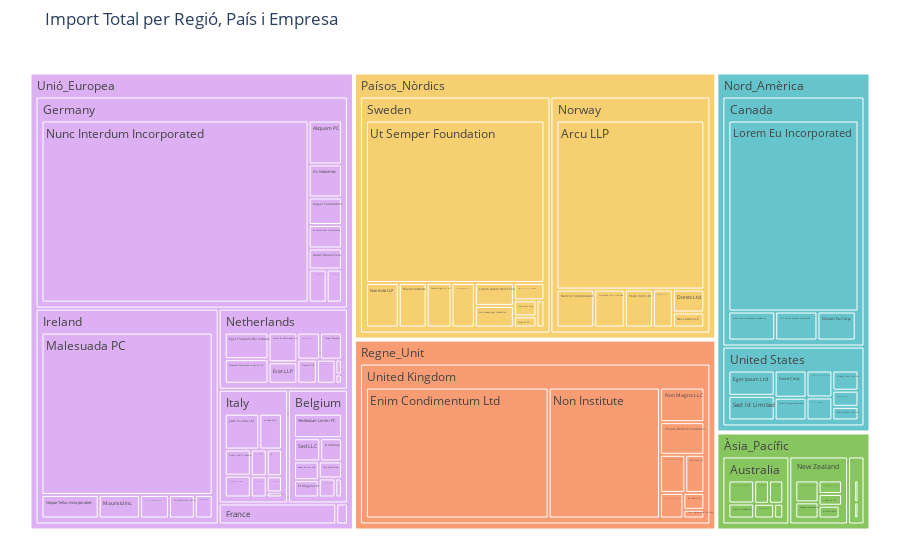

Notebook code for this chart:
### Markdown cell above
Visualització de la imatge

### Code cell
# 6. Crear el treemap amb 3 nivells
fig = px.treemap(
    treemap_data,
    path=["region", "country", "company_name"],  # Jerarquia: Regió -> País -> Empresa
    values="amount",             
    color="region",              
    title="Import Total per Regió, País i Empresa",
    hover_data={"amount": ":.2f€"},
    color_discrete_sequence=px.colors.qualitative.Pastel,
    branchvalues="total"  # Mostra la proporció correcta empresa/país
)

# Millores visuals
fig.update_layout(
    margin=dict(t=50, l=25, r=25, b=25),
    hoverlabel=dict(bgcolor="white", font_size=12)  # Format hover
)

fig.show()

### Figure 1 — Plotly figure (JSON) as saved in the notebook; plotly's stock layout.template omitted (floating-point values rounded to 4 significant figures; data arrays with more than 128 entries replaced by an {"elided": "..."} marker saying what was removed)
{"data": [{"branchvalues": "total", "customdata": {"elided": "120x2 mixed values"}, "domain": {"x": [0, 1], "y": [0, 1]}, "hovertemplate": "labels=%{label}<br>amount=%{customdata[0]:.2f€}<br>parent=%{parent}<br>id=%{id}<br>region=%{customdata[1]}<extra></extra>", "ids": ["Nord_Amèrica/Canada/Amet Luctus Vulputate Foundation", "Nord_Amèrica/Canada", "Nord_Amèrica/United States", "Nord_Amèrica", "Nord_Amèrica/United States/Urna Convallis Associates", "Nord_Amèrica/United States/Sed Id Limited", "Nord_Amèrica/United States/Nascetur Ridiculus Mus Inc.", "Nord_Amèrica/United States/Lacus Quisque Associates", "Nord_Amèrica/United States/Tortor Nunc Commodo Company", "Nord_Amèrica/United States/Eget Ipsum Ltd", "Nord_Amèrica/United States/Auctor Mauris Vel LLP", "Nord_Amèrica/United States/Aliquet Diam Limited", "Nord_Amèrica/Canada/Sed Est Corp.", "Nord_Amèrica/Canada/Lorem Eu Incorporated", "Nord_Amèrica/Canada/Elit Etiam Laoreet Associates", "Nord_Amèrica/Canada/Dictum Eu Corp.", "Nord_Amèrica/United States/Fusce Corp.", "Paísos_Nòrdics/Sweden/Non Justo Corp.", "Paísos_Nòrdics/Sweden", "Paísos_Nòrdics/Norway", "Paísos_Nòrdics/Sweden/Ut Semper Foundation", "Paísos_Nòrdics/Sweden/Tristique Neque Venenatis Institute", "Paísos_Nòrdics/Sweden/Nunc Ac PC", "Paísos_Nòrdics/Sweden/Nulla Integer Vulputate Corp.", "Paísos_Nòrdics/Sweden/Non Ante LLP", "Paísos_Nòrdics/Norway/Pede Cum Ltd", "Paísos_Nòrdics/Sweden/Mauris Institute", "Paísos_Nòrdics/Sweden/Lorem Ipsum Dolor Corp.", "Paísos_Nòrdics/Sweden/Gravida Sagittis LLP", "Paísos_Nòrdics/Sweden/Fringilla Porttitor Incorporated", "Paísos_Nòrdics/Norway/Tincidunt Orci Limited", "Paísos_Nòrdics", "Paísos_Nòrdics/Norway/Nunc Sit Incorporated", "Paísos_Nòrdics/Norway/Nec Luctus LLC", "Paísos_Nòrdics/Norway/Mauris Incorporated", "Paísos_Nòrdics/Norway/Donec Ltd", "Paísos_Nòrdics/Norway/Arcu LLP", "Paísos_Nòrdics/Sweden/Mus Aenean Eget Foundation", "Regne_Unit/United Kingdom", "Regne_Unit", "Regne_Unit/United Kingdom/Interdum Feugiat Sed Associates", "Regne_Unit/United Kingdom/Sed Nunc Ltd", "Regne_Unit/United Kingdom/Viverra Donec Foundation", "Regne_Unit/United Kingdom/Amet Faucibus Ut Foundation", "Regne_Unit/United Kingdom/Enim Condimentum Ltd", "Regne_Unit/United Kingdom/Non Institute", "Regne_Unit/United Kingdom/Ac Libero Inc.", "Regne_Unit/United Kingdom/Non Magna LLC", "Regne_Unit/United Kingdom/Orci Adipiscing Limited", "Unió_Europea/Ireland", "Unió_Europea/Italy/Nunc In Foundation", "Unió_Europea/Italy/Quam A Felis Industries", "Unió_Europea/Netherlands/Aliquet Sem Limited", "Unió_Europea/Netherlands/Aliquet Vel Vulputate Incorporated", "Unió_Europea/Netherlands/Cras Vehicula Aliquet Industries", "Unió_Europea/Netherlands/Eget Tincidunt Dui Institute", "Unió_Europea/Netherlands/Erat LLP", "Unió_Europea/Netherlands/Maecenas Malesuada Fringilla Inc.", "Unió_Europea/Netherlands/Netus Et Malesuada Ltd", "Unió_Europea/Netherlands/Tempor Diam Institute", "Unió_Europea/Italy", "Unió_Europea/Netherlands/Turpis Company", "Unió_Europea/Spain/Amet Lorem LLP", "Unió_Europea/Spain", "Unió_Europea/Italy/Justo Eu Arcu Ltd", "Unió_Europea/Netherlands", "Unió_Europea/Belgium", "Unió_Europea/France", "Unió_Europea/Germany", "Unió_Europea/Netherlands/Placerat LLP", "Unió_Europea/Italy/Integer Mollis Corp.", "Unió_Europea/Germany/Rutrum Non Inc.", "Unió_Europea/Italy/Dui Cras Associates", "Unió_Europea/Germany/Ac Industries", "Unió_Europea/Germany/Aliquam PC", "Unió_Europea/Germany/Auctor Mauris Corp.", "Unió_Europea/France/Donec Fringilla PC", "Unió_Europea/France/Dolor Vitae Limited", "Unió_Europea/Belgium/Vestibulum Lorem PC", "Unió_Europea/Belgium/Sed LLC", "Unió_Europea/Italy/Egestas Nunc Sed Limited", "Unió_Europea/Belgium/Pede Ultrices Ltd", "Unió_Europea/Belgium/Euismod Mauris Institute", "Unió_Europea/Belgium/Et Magnis Ltd", "Unió_Europea/Germany/Ac Fermentum Incorporated", "Unió_Europea/Belgium/Aliquam Iaculis Lacus Corp.", "Unió_Europea/Belgium/Cras Consulting", "Unió_Europea/Germany/Augue Foundation", "Unió_Europea/Italy/At Pede Corp.", "Unió_Europea/Italy/Amet Nulla Donec Corporation", "Unió_Europea/Italy/Aliquam Erat Volutpat LLP", "Unió_Europea/Ireland/Tincidunt Associates", "Unió_Europea/Ireland/Neque Tellus Incorporated", "Unió_Europea/Ireland/Neque Tellus Imperdiet Corp.", "Unió_Europea/Ireland/Mauris Id Inc.", "Unió_Europea/Ireland/Malesuada PC", "Unió_Europea/Ireland/Dis Parturient Institute", "Unió_Europea", "Unió_Europea/Germany/Nunc Interdum Incorporated", "Unió_Europea/Germany/Convallis In Incorporated", "Unió_Europea/Belgium/A Institute", "Unió_Europea/France/Etiam Bibendum Fermentum Industries", "Àsia_Pacífic/Australia", "Àsia_Pacífic/China", "Àsia_Pacífic/New Zealand", "Àsia_Pacífic/New Zealand/At Associates", "Àsia_Pacífic/New Zealand/Magna Incorporated", "Àsia_Pacífic/New Zealand/Fringilla LLC", "Àsia_Pacífic/New Zealand/Dui Quis Institute", "Àsia_Pacífic/New Zealand/Ante Iaculis Nec Foundation", "Àsia_Pacífic/China/Quisque Libero LLC", "Àsia_Pacífic/China/Nibh Phasellus Corporation", "Àsia_Pacífic/Australia/Risus Associates", "Àsia_Pacífic/Australia/Pretium Neque Corp.", "Àsia_Pacífic/Australia/Metus Vitae Associates", "Àsia_Pacífic/Australia/Mattis Foundation", "Àsia_Pacífic/Australia/Magna A Neque Industries", "Àsia_Pacífic/Australia/Amet Institute", "Àsia_Pacífic/New Zealand/Sapien Nunc Pulvinar LLP", "Àsia_Pacífic"], "labels": ["Amet Luctus Vulputate Foundation", "Canada", "United States", "Nord_Amèrica", "Urna Convallis Associates", "Sed Id Limited", "Nascetur Ridiculus Mus Inc.", "Lacus Quisque Associates", "Tortor Nunc Commodo Company", "Eget Ipsum Ltd", "Auctor Mauris Vel LLP", "Aliquet Diam Limited", "Sed Est Corp.", "Lorem Eu Incorporated", "Elit Etiam Laoreet Associates", "Dictum Eu Corp.", "Fusce Corp.", "Non Justo Corp.", "Sweden", "Norway", "Ut Semper Foundation", "Tristique Neque Venenatis Institute", "Nunc Ac PC", "Nulla Integer Vulputate Corp.", "Non Ante LLP", "Pede Cum Ltd", "Mauris Institute", "Lorem Ipsum Dolor Corp.", "Gravida Sagittis LLP", "Fringilla Porttitor Incorporated", "Tincidunt Orci Limited", "Paísos_Nòrdics", "Nunc Sit Incorporated", "Nec Luctus LLC", "Mauris Incorporated", "Donec Ltd", "Arcu LLP", "Mus Aenean Eget Foundation", "United Kingdom", "Regne_Unit", "Interdum Feugiat Sed Associates", "Sed Nunc Ltd", "Viverra Donec Foundation", "Amet Faucibus Ut Foundation", "Enim Condimentum Ltd", "Non Institute", "Ac Libero Inc.", "Non Magna LLC", "Orci Adipiscing Limited", "Ireland", "Nunc In Foundation", "Quam A Felis Industries", "Aliquet Sem Limited", "Aliquet Vel Vulputate Incorporated", "Cras Vehicula Aliquet Industries", "Eget Tincidunt Dui Institute", "Erat LLP", "Maecenas Malesuada Fringilla Inc.", "Netus Et Malesuada Ltd", "Tempor Diam Institute", "Italy", "Turpis Company", "Amet Lorem LLP", "Spain", "Justo Eu Arcu Ltd", "Netherlands", "Belgium", "France", "Germany", "Placerat LLP", "Integer Mollis Corp.", "Rutrum Non Inc.", "Dui Cras Associates", "Ac Industries", "Aliquam PC", "Auctor Mauris Corp.", "Donec Fringilla PC", "Dolor Vitae Limited", "Vestibulum Lorem PC", "Sed LLC", "Egestas Nunc Sed Limited", "Pede Ultrices Ltd", "Euismod Mauris Institute", "Et Magnis Ltd", "Ac Fermentum Incorporated", "Aliquam Iaculis Lacus Corp.", "Cras Consulting", "Augue Foundation", "At Pede Corp.", "Amet Nulla Donec Corporation", "Aliquam Erat Volutpat LLP", "Tincidunt Associates", "Neque Tellus Incorporated", "Neque Tellus Imperdiet Corp.", "Mauris Id Inc.", "Malesuada PC", "Dis Parturient Institute", "Unió_Europea", "Nunc Interdum Incorporated", "Convallis In Incorporated", "A Institute", "Etiam Bibendum Fermentum Industries", "Australia", "China", "New Zealand", "At Associates", "Magna Incorporated", "Fringilla LLC", "Dui Quis Institute", "Ante Iaculis Nec Foundation", "Quisque Libero LLC", "Nibh Phasellus Corporation", "Risus Associates", "Pretium Neque Corp.", "Metus Vitae Associates", "Mattis Foundation", "Magna A Neque Industries", "Amet Institute", "Sapien Nunc Pulvinar LLP", "Àsia_Pacífic"], "marker": {"colors": ["rgb(102, 197, 204)", "rgb(102, 197, 204)", "rgb(102, 197, 204)", "rgb(102, 197, 204)", "rgb(102, 197, 204)", "rgb(102, 197, 204)", "rgb(102, 197, 204)", "rgb(102, 197, 204)", "rgb(102, 197, 204)", "rgb(102, 197, 204)", "rgb(102, 197, 204)", "rgb(102, 197, 204)", "rgb(102, 197, 204)", "rgb(102, 197, 204)", "rgb(102, 197, 204)", "rgb(102, 197, 204)", "rgb(102, 197, 204)", "rgb(246, 207, 113)", "rgb(246, 207, 113)", "rgb(246, 207, 113)", "rgb(246, 207, 113)", "rgb(246, 207, 113)", "rgb(246, 207, 113)", "rgb(246, 207, 113)", "rgb(246, 207, 113)", "rgb(246, 207, 113)", "rgb(246, 207, 113)", "rgb(246, 207, 113)", "rgb(246, 207, 113)", "rgb(246, 207, 113)", "rgb(246, 207, 113)", "rgb(246, 207, 113)", "rgb(246, 207, 113)", "rgb(246, 207, 113)", "rgb(246, 207, 113)", "rgb(246, 207, 113)", "rgb(246, 207, 113)", "rgb(246, 207, 113)", "rgb(248, 156, 116)", "rgb(248, 156, 116)", "rgb(248, 156, 116)", "rgb(248, 156, 116)", "rgb(248, 156, 116)", "rgb(248, 156, 116)", "rgb(248, 156, 116)", "rgb(248, 156, 116)", "rgb(248, 156, 116)", "rgb(248, 156, 116)", "rgb(248, 156, 116)", "rgb(220, 176, 242)", "rgb(220, 176, 242)", "rgb(220, 176, 242)", "rgb(220, 176, 242)", "rgb(220, 176, 242)", "rgb(220, 176, 242)", "rgb(220, 176, 242)", "rgb(220, 176, 242)", "rgb(220, 176, 242)", "rgb(220, 176, 242)", "rgb(220, 176, 242)", "rgb(220, 176, 242)", "rgb(220, 176, 242)", "rgb(220, 176, 242)", "rgb(220, 176, 242)", "rgb(220, 176, 242)", "rgb(220, 176, 242)", "rgb(220, 176, 242)", "rgb(220, 176, 242)", "rgb(220, 176, 242)", "rgb(220, 176, 242)", "rgb(220, 176, 242)", "rgb(220, 176, 242)", "rgb(220, 176, 242)", "rgb(220, 176, 242)", "rgb(220, 176, 242)", "rgb(220, 176, 242)", "rgb(220, 176, 242)", "rgb(220, 176, 242)", "rgb(220, 176, 242)", "rgb(220, 176, 242)", "rgb(220, 176, 242)", "rgb(220, 176, 242)", "rgb(220, 176, 242)", "rgb(220, 176, 242)", "rgb(220, 176, 242)", "rgb(220, 176, 242)", "rgb(220, 176, 242)", "rgb(220, 176, 242)", "rgb(220, 176, 242)", "rgb(220, 176, 242)", "rgb(220, 176, 242)", "rgb(220, 176, 242)", "rgb(220, 176, 242)", "rgb(220, 176, 242)", "rgb(220, 176, 242)", "rgb(220, 176, 242)", "rgb(220, 176, 242)", "rgb(220, 176, 242)", "rgb(220, 176, 242)", "rgb(220, 176, 242)", "rgb(220, 176, 242)", "rgb(220, 176, 242)", "rgb(135, 197, 95)", "rgb(135, 197, 95)", "rgb(135, 197, 95)", "rgb(135, 197, 95)", "rgb(135, 197, 95)", "rgb(135, 197, 95)", "rgb(135, 197, 95)", "rgb(135, 197, 95)", "rgb(135, 197, 95)", "rgb(135, 197, 95)", "rgb(135, 197, 95)", "rgb(135, 197, 95)", "rgb(135, 197, 95)", "rgb(135, 197, 95)", "rgb(135, 197, 95)", "rgb(135, 197, 95)", "rgb(135, 197, 95)", "rgb(135, 197, 95)"]}, "name": "", "parents": ["Nord_Amèrica/Canada", "Nord_Amèrica", "Nord_Amèrica", "", "Nord_Amèrica/United States", "Nord_Amèrica/United States", "Nord_Amèrica/United States", "Nord_Amèrica/United States", "Nord_Amèrica/United States", "Nord_Amèrica/United States", "Nord_Amèrica/United States", "Nord_Amèrica/United States", "Nord_Amèrica/Canada", "Nord_Amèrica/Canada", "Nord_Amèrica/Canada", "Nord_Amèrica/Canada", "Nord_Amèrica/United States", "Paísos_Nòrdics/Sweden", "Paísos_Nòrdics", "Paísos_Nòrdics", "Paísos_Nòrdics/Sweden", "Paísos_Nòrdics/Sweden", "Paísos_Nòrdics/Sweden", "Paísos_Nòrdics/Sweden", "Paísos_Nòrdics/Sweden", "Paísos_Nòrdics/Norway", "Paísos_Nòrdics/Sweden", "Paísos_Nòrdics/Sweden", "Paísos_Nòrdics/Sweden", "Paísos_Nòrdics/Sweden", "Paísos_Nòrdics/Norway", "", "Paísos_Nòrdics/Norway", "Paísos_Nòrdics/Norway", "Paísos_Nòrdics/Norway", "Paísos_Nòrdics/Norway", "Paísos_Nòrdics/Norway", "Paísos_Nòrdics/Sweden", "Regne_Unit", "", "Regne_Unit/United Kingdom", "Regne_Unit/United Kingdom", "Regne_Unit/United Kingdom", "Regne_Unit/United Kingdom", "Regne_Unit/United Kingdom", "Regne_Unit/United Kingdom", "Regne_Unit/United Kingdom", "Regne_Unit/United Kingdom", "Regne_Unit/United Kingdom", "Unió_Europea", "Unió_Europea/Italy", "Unió_Europea/Italy", "Unió_Europea/Netherlands", "Unió_Europea/Netherlands", "Unió_Europea/Netherlands", "Unió_Europea/Netherlands", "Unió_Europea/Netherlands", "Unió_Europea/Netherlands", "Unió_Europea/Netherlands", "Unió_Europea/Netherlands", "Unió_Europea", "Unió_Europea/Netherlands", "Unió_Europea/Spain", "Unió_Europea", "Unió_Europea/Italy", "Unió_Europea", "Unió_Europea", "Unió_Europea", "Unió_Europea", "Unió_Europea/Netherlands", "Unió_Europea/Italy", "Unió_Europea/Germany", "Unió_Europea/Italy", "Unió_Europea/Germany", "Unió_Europea/Germany", "Unió_Europea/Germany", "Unió_Europea/France", "Unió_Europea/France", "Unió_Europea/Belgium", "Unió_Europea/Belgium", "Unió_Europea/Italy", "Unió_Europea/Belgium", "Unió_Europea/Belgium", "Unió_Europea/Belgium", "Unió_Europea/Germany", "Unió_Europea/Belgium", "Unió_Europea/Belgium", "Unió_Europea/Germany", "Unió_Europea/Italy", "Unió_Europea/Italy", "Unió_Europea/Italy", "Unió_Europea/Ireland", "Unió_Europea/Ireland", "Unió_Europea/Ireland", "Unió_Europea/Ireland", "Unió_Europea/Ireland", "Unió_Europea/Ireland", "", "Unió_Europea/Germany", "Unió_Europea/Germany", "Unió_Europea/Belgium", "Unió_Europea/France", "Àsia_Pacífic", "Àsia_Pacífic", "Àsia_Pacífic", "Àsia_Pacífic/New Zealand", "Àsia_Pacífic/New Zealand", "Àsia_Pacífic/New Zealand", "Àsia_Pacífic/New Zealand", "Àsia_Pacífic/New Zealand", "Àsia_Pacífic/China", "Àsia_Pacífic/China", "Àsia_Pacífic/Australia", "Àsia_Pacífic/Australia", "Àsia_Pacífic/Australia", "Àsia_Pacífic/Australia", "Àsia_Pacífic/Australia", "Àsia_Pacífic/Australia", "Àsia_Pacífic/New Zealand", ""], "type": "treemap", "values": [780.6, 16450.0, 5256.0, 21700.0, 482.3, 922.4, 341.6, 586.1, 563.9, 946.2, 287.6, 425.6, 46.25, 14280.0, 703.7, 637.3, 700.2, 201.4, 20590.0, 17290.0, 16150.0, 296.3, 141.1, 120.8, 815.6, 603.1, 693.8, 498.9, 618.9, 579.9, 653.7, 37880.0, 810.7, 268.3, 427.4, 407.4, 14120.0, 471.7, 27070.0, 27070.0, 586.9, 443.8, 884.6, 365.2, 14620.0, 8911.0, 217.1, 936.7, 111.6, 17190.0, 240.9, 485.9, 466.1, 73.1, 339.9, 885.0, 469.7, 817.2, 650.7, 45.36, 3427.0, 450.1, 106.8, 106.8, 887.3, 4554.0, 2966.0, 1075.0, 28820.0, 357.1, 304.5, 266.9, 176.1, 579.3, 770.5, 368.6, 463.2, 257.1, 868.1, 450.0, 406.1, 342.2, 233.4, 316.7, 412.9, 92.18, 291.3, 481.6, 580.7, 290.3, 55.33, 227.6, 728.0, 367.8, 527.2, 15010.0, 328.6, 58140.0, 25620.0, 313.5, 371.9, 354.9, 2785.0, 682.7, 2445.0, 368.8, 516.2, 382.1, 43.22, 435.3, 393.6, 289.0, 446.7, 179.9, 390.6, 515.3, 792.6, 459.6, 699.3, 5912.0]}], "layout": {"hoverlabel": {"bgcolor": "white", "font": {"size": 12}}, "legend": {"tracegroupgap": 0}, "margin": {"b": 25, "l": 25, "r": 25, "t": 50}, "title": {"text": "Import Total per Regió, País i Empresa"}, "treemapcolorway": ["rgb(102, 197, 204)", "rgb(246, 207, 113)", "rgb(248, 156, 116)", "rgb(220, 176, 242)", "rgb(135, 197, 95)", "rgb(158, 185, 243)", "rgb(254, 136, 177)", "rgb(201, 219, 116)", "rgb(139, 224, 164)", "rgb(180, 151, 231)", "rgb(179, 179, 179)"]}}
